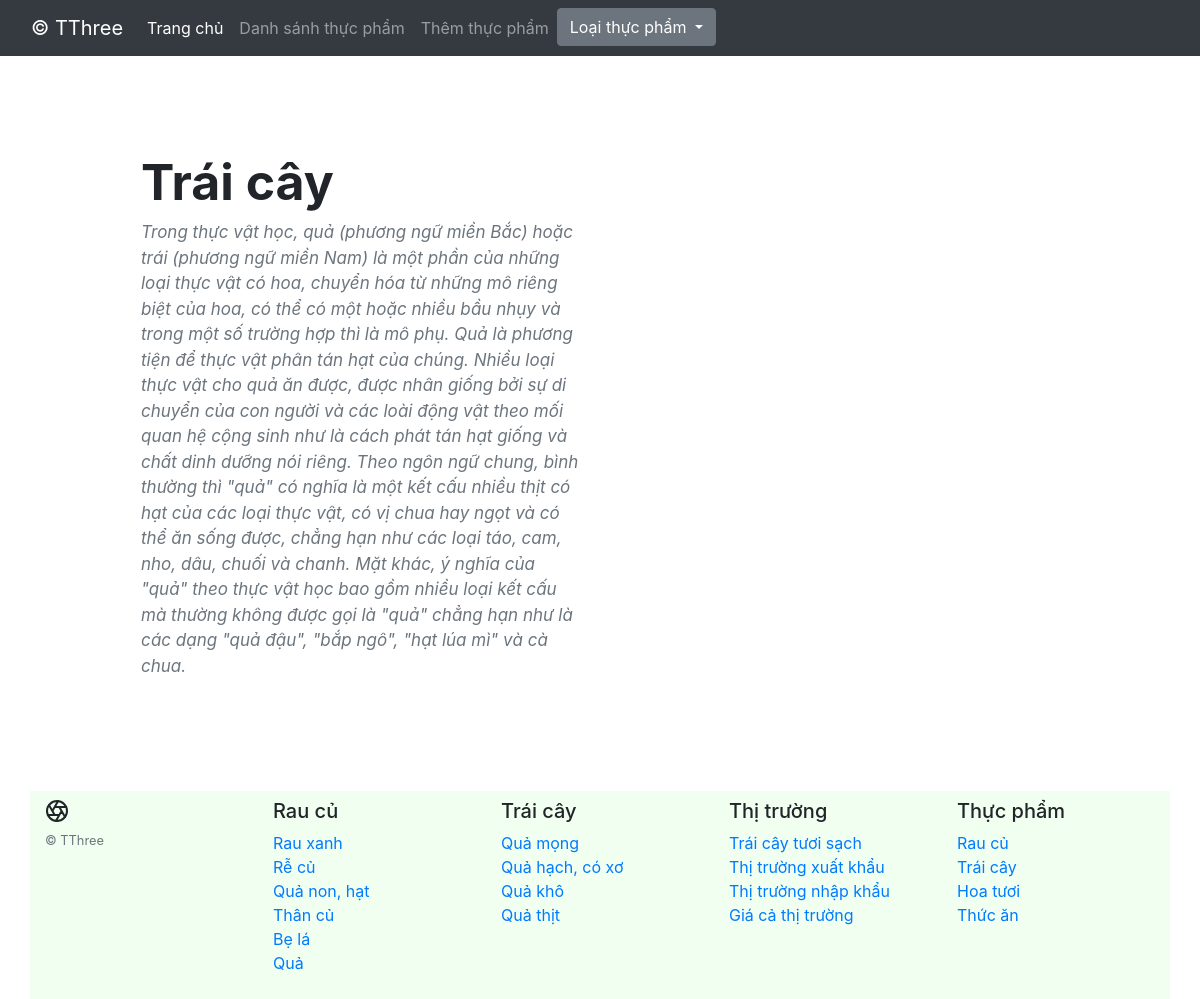
/index.php?page=foodlines&food=Trái cây, run on the app's committed database.
### tables this page shows
CREATE TABLE `foodlines` (
  `foodLine` varchar(50) NOT NULL,
  `textDescription` text NOT NULL,
  `img` varchar(255) NOT NULL
);

### src/controller/FoodLinesController.php (called while the page is built, shortened)
<?php
class FoodLinesController
{
    protected $foodlinemodel;
    public function __construct()
    {
        $this->foodlinemodel = new \App\model\FoodLinesModel();
    }
    public function details($foodLine){
            $data = $this->foodlinemodel->details($foodLine);
            include_once 'src/view/foodLine/detail.php';
    }
}

### src/model/FoodLinesModel.php (called while the page is built, shortened)
<?php
class FoodLinesModel
{
    protected $database;
    public function __construct()
    {
        $db = new DBConnect();
        $this->database = $db->connect();
    }
    public function details($foodLine){
        $sql = "SELECT * FROM `foodlines` WHERE foodLine =:foodLine";
        $stmt= $this->database->prepare($sql);
        $stmt->bindParam(':foodLine',$foodLine);
       $stmt->execute();
        return $stmt->fetchAll();
    }
}

### src/model/DBConnect.php (called while the page is built, shortened)
<?php
class  DBConnect
{
    protected $dsn;
    protected $username;
    protected $password;
    public function __construct()
    {
        $this->dsn = 'mysql:host=localhost;dbname=case_study';
        $this->username = 'root';
        $this->password = 'G*[pBm%h[5YnYY$Z';
    }
    public function connect()
    {
        try {
            return new  \PDO($this->dsn, $this->username, $this->password);
        } catch (\PDOException $e) {
            echo $e->getMessage();
            exit();
        }
    }
}

### src/view/foodLine/detail.php (the view, shortened to what this page needs)
<?php
require_once "src/view/blocks/header.php";
?>
<div class="container my-5 py-5 z-depth-1">
    <section class="px-md-5 mx-md-5 text-center text-lg-left dark-grey-text">
        <div class="row">
            <div class="col-md-6 mb-4 mb-md-0">
                <h3 style="font-size: 50px" class="font-weight-bold"> <?php echo $data[0]['foodLine']?></h3>
                <p  style="font-style: italic;font-size: 17px" class="text-muted">
                    <?php echo $data[0]['textDescription'] ?></p>
            </div>
            <div class="col-md-6 mb-4 mb-md-0">
                <div class="view overlay z-depth-1-half">
                </div>
            </div>
        </div>
    </section>
</div>
<?php
require_once "src/view/blocks/footer.php";
?><?php

### data on the page
foodlines: foodLine "Trái cây", textDescription "Trong thực vật học, quả (phương ngữ miền Bắc) hoặc trái (phương ngữ miền Nam) là một phần của những loại thực vật có hoa, chuyển hóa từ những mô riêng biệt của hoa, có thể có một hoặc nhiều bầu nhụy và trong một số trường hợp thì là mô phụ. Quả là phương tiện để thực vật phân tán hạt của chúng. Nhiều loại thực vật cho quả ăn được, được nhân giống bởi sự di chuyển của con người và các loài động vật theo mối quan hệ cộng sinh như là cách phát tán hạt giống và chất dinh dưỡng nói riêng. Theo ngôn ngữ chung, bình thường thì \"quả\" có nghĩa là một kết cấu nhiều thịt có hạt của các loại thực vật, có vị chua hay ngọt và có thể ăn sống được, chẳng hạn như các loại táo, cam, nho, dâu, chuối và chanh.…"
